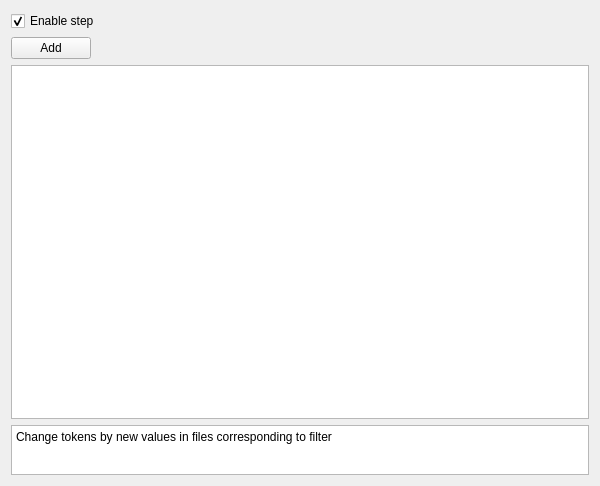
<?xml version="1.0" encoding="UTF-8"?>
<ui version="4.0">
 <class>ReplacePanelClass</class>
 <widget class="QWidget" name="ReplacePanelClass">
  <property name="geometry">
   <rect>
    <x>0</x>
    <y>0</y>
    <width>600</width>
    <height>486</height>
   </rect>
  </property>
  <property name="windowTitle">
   <string>ReplacePanel</string>
  </property>
  <layout class="QGridLayout" name="gridLayout">
   <item row="0" column="0" colspan="2">
    <widget class="QCheckBox" name="checkBox">
     <property name="text">
      <string>Enable step</string>
     </property>
     <property name="checked">
      <bool>true</bool>
     </property>
    </widget>
   </item>
   <item row="1" column="0">
    <widget class="QPushButton" name="pBtnAddToken">
     <property name="text">
      <string>Add</string>
     </property>
    </widget>
   </item>
   <item row="1" column="1">
    <spacer name="horizontalSpacer">
     <property name="orientation">
      <enum>Qt::Horizontal</enum>
     </property>
     <property name="sizeHint" stdset="0">
      <size>
       <width>498</width>
       <height>20</height>
      </size>
     </property>
    </spacer>
   </item>
   <item row="2" column="0" colspan="2">
    <widget class="QTableView" name="tbwTokens"/>
   </item>
   <item row="3" column="0" colspan="2">
    <widget class="QTextEdit" name="textEdit">
     <property name="sizePolicy">
      <sizepolicy hsizetype="Expanding" vsizetype="Minimum">
       <horstretch>0</horstretch>
       <verstretch>0</verstretch>
      </sizepolicy>
     </property>
     <property name="maximumSize">
      <size>
       <width>16777215</width>
       <height>50</height>
      </size>
     </property>
     <property name="readOnly">
      <bool>true</bool>
     </property>
     <property name="html">
      <string>&lt;!DOCTYPE HTML PUBLIC &quot;-//W3C//DTD HTML 4.0//EN&quot; &quot;http://www.w3.org/TR/REC-html40/strict.dtd&quot;&gt;
&lt;html&gt;&lt;head&gt;&lt;meta name=&quot;qrichtext&quot; content=&quot;1&quot; /&gt;&lt;meta charset=&quot;utf-8&quot; /&gt;&lt;style type=&quot;text/css&quot;&gt;
p, li { white-space: pre-wrap; }
hr { height: 1px; border-width: 0; }
&lt;/style&gt;&lt;/head&gt;&lt;body style=&quot; font-family:'Segoe UI'; font-size:9pt; font-weight:400; font-style:normal;&quot;&gt;
&lt;p style=&quot; margin-top:0px; margin-bottom:0px; margin-left:0px; margin-right:0px; -qt-block-indent:0; text-indent:0px;&quot;&gt;Change tokens by new values in files corresponding to filter&lt;/p&gt;
&lt;p style=&quot; margin-top:0px; margin-bottom:0px; margin-left:0px; margin-right:0px; -qt-block-indent:0; text-indent:0px;&quot;&gt; &lt;/p&gt;&lt;/body&gt;&lt;/html&gt;</string>
     </property>
    </widget>
   </item>
  </layout>
 </widget>
 <layoutdefault spacing="6" margin="11"/>
 <resources/>
 <connections/>
</ui>
